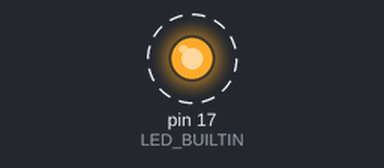
Bench run of a sketch on a simulated Arduino Uno, built with avr-gcc and run on an emulated ATmega328P. Shown: output pins drawn as LEDs (lit = HIGH). Dashed ring = blinking.

Above: at 0.5 s.
Timing chart, 0 to 4.6 s (numbered marks = the images above):
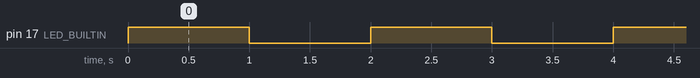

The sketch:

LED_ctrl.ino
```cpp
int LED_BUILTIN = 17;
void setup() {
pinMode (LED_BUILTIN, OUTPUT);
}
void loop() {
digitalWrite(LED_BUILTIN, HIGH);
delay(1000);
digitalWrite(LED_BUILTIN, LOW);
delay(1000);
}
```

Measured:
- by itself, pin 17 (LED_BUILTIN): alternates HIGH for 1.0 s and LOW for 1.0 s
